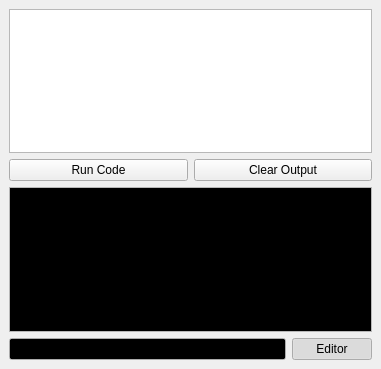
<?xml version="1.0" encoding="UTF-8"?>
<ui version="4.0">
 <class>Dock_Script_Log</class>
 <widget class="QDockWidget" name="Dock_Script_Log">
  <property name="geometry">
   <rect>
    <x>0</x>
    <y>0</y>
    <width>381</width>
    <height>369</height>
   </rect>
  </property>
  <property name="windowIcon">
   <iconset theme="utilities-terminal">
    <normaloff/>
   </iconset>
  </property>
  <property name="windowTitle">
   <string>Script Console</string>
  </property>
  <widget class="QWidget" name="dockWidgetContents">
   <layout class="QGridLayout" name="gridLayout">
    <item row="0" column="0" colspan="2">
     <widget class="QFrame" name="frame_advanced">
      <property name="frameShape">
       <enum>QFrame::NoFrame</enum>
      </property>
      <property name="frameShadow">
       <enum>QFrame::Raised</enum>
      </property>
      <layout class="QVBoxLayout" name="verticalLayout_2">
       <property name="leftMargin">
        <number>0</number>
       </property>
       <property name="topMargin">
        <number>0</number>
       </property>
       <property name="rightMargin">
        <number>0</number>
       </property>
       <property name="bottomMargin">
        <number>0</number>
       </property>
       <item>
        <widget class="Script_Edit" name="source_editor">
         <property name="lineWrapMode">
          <enum>QPlainTextEdit::NoWrap</enum>
         </property>
         <property name="tabStopWidth">
          <number>20</number>
         </property>
        </widget>
       </item>
       <item>
        <layout class="QHBoxLayout" name="horizontalLayout">
         <item>
          <widget class="QPushButton" name="button_run">
           <property name="text">
            <string>Run Code</string>
           </property>
           <property name="icon">
            <iconset theme="debug-run">
             <normaloff/>
            </iconset>
           </property>
          </widget>
         </item>
         <item>
          <widget class="QPushButton" name="button_clear_output">
           <property name="text">
            <string>Clear Output</string>
           </property>
           <property name="icon">
            <iconset theme="edit-clear-list">
             <normaloff/>
            </iconset>
           </property>
          </widget>
         </item>
        </layout>
       </item>
      </layout>
     </widget>
    </item>
    <item row="1" column="0" colspan="2">
     <widget class="Copyable_Text_Browser" name="text_output">
      <property name="palette">
       <palette>
        <active>
         <colorrole role="Text">
          <brush brushstyle="SolidPattern">
           <color alpha="255">
            <red>255</red>
            <green>255</green>
            <blue>255</blue>
           </color>
          </brush>
         </colorrole>
         <colorrole role="Base">
          <brush brushstyle="SolidPattern">
           <color alpha="255">
            <red>0</red>
            <green>0</green>
            <blue>0</blue>
           </color>
          </brush>
         </colorrole>
        </active>
        <inactive>
         <colorrole role="Text">
          <brush brushstyle="SolidPattern">
           <color alpha="255">
            <red>255</red>
            <green>255</green>
            <blue>255</blue>
           </color>
          </brush>
         </colorrole>
         <colorrole role="Base">
          <brush brushstyle="SolidPattern">
           <color alpha="255">
            <red>0</red>
            <green>0</green>
            <blue>0</blue>
           </color>
          </brush>
         </colorrole>
        </inactive>
        <disabled>
         <colorrole role="Text">
          <brush brushstyle="SolidPattern">
           <color alpha="255">
            <red>190</red>
            <green>190</green>
            <blue>190</blue>
           </color>
          </brush>
         </colorrole>
         <colorrole role="Base">
          <brush brushstyle="SolidPattern">
           <color alpha="255">
            <red>239</red>
            <green>235</green>
            <blue>231</blue>
           </color>
          </brush>
         </colorrole>
        </disabled>
       </palette>
      </property>
      <property name="font">
       <font>
        <family>Monospace</family>
       </font>
      </property>
      <property name="undoRedoEnabled">
       <bool>false</bool>
      </property>
      <property name="textInteractionFlags">
       <set>Qt::LinksAccessibleByKeyboard|Qt::LinksAccessibleByMouse|Qt::TextBrowserInteraction|Qt::TextSelectableByKeyboard|Qt::TextSelectableByMouse</set>
      </property>
     </widget>
    </item>
    <item row="2" column="0">
     <widget class="History_Line_Edit" name="script_input">
      <property name="palette">
       <palette>
        <active>
         <colorrole role="Text">
          <brush brushstyle="SolidPattern">
           <color alpha="255">
            <red>0</red>
            <green>255</green>
            <blue>0</blue>
           </color>
          </brush>
         </colorrole>
         <colorrole role="Base">
          <brush brushstyle="SolidPattern">
           <color alpha="255">
            <red>0</red>
            <green>0</green>
            <blue>0</blue>
           </color>
          </brush>
         </colorrole>
        </active>
        <inactive>
         <colorrole role="Text">
          <brush brushstyle="SolidPattern">
           <color alpha="255">
            <red>0</red>
            <green>255</green>
            <blue>0</blue>
           </color>
          </brush>
         </colorrole>
         <colorrole role="Base">
          <brush brushstyle="SolidPattern">
           <color alpha="255">
            <red>0</red>
            <green>0</green>
            <blue>0</blue>
           </color>
          </brush>
         </colorrole>
        </inactive>
        <disabled>
         <colorrole role="Text">
          <brush brushstyle="SolidPattern">
           <color alpha="255">
            <red>190</red>
            <green>190</green>
            <blue>190</blue>
           </color>
          </brush>
         </colorrole>
         <colorrole role="Base">
          <brush brushstyle="SolidPattern">
           <color alpha="255">
            <red>239</red>
            <green>235</green>
            <blue>231</blue>
           </color>
          </brush>
         </colorrole>
        </disabled>
       </palette>
      </property>
      <property name="font">
       <font>
        <family>Monospace</family>
       </font>
      </property>
     </widget>
    </item>
    <item row="2" column="1">
     <widget class="QPushButton" name="button_editor">
      <property name="text">
       <string>Editor</string>
      </property>
      <property name="icon">
       <iconset theme="accessories-text-editor">
        <normaloff/>
       </iconset>
      </property>
      <property name="checkable">
       <bool>true</bool>
      </property>
      <property name="checked">
       <bool>true</bool>
      </property>
     </widget>
    </item>
   </layout>
  </widget>
 </widget>
 <customwidgets>
  <customwidget>
   <class>History_Line_Edit</class>
   <extends>QLineEdit</extends>
   <header>history_line_edit.hpp</header>
  </customwidget>
  <customwidget>
   <class>Copyable_Text_Browser</class>
   <extends>QTextBrowser</extends>
   <header>copyable_text_browser.hpp</header>
  </customwidget>
  <customwidget>
   <class>Script_Edit</class>
   <extends>QPlainTextEdit</extends>
   <header>script_edit.hpp</header>
  </customwidget>
 </customwidgets>
 <tabstops>
  <tabstop>text_output</tabstop>
 </tabstops>
 <resources/>
 <connections>
  <connection>
   <sender>button_editor</sender>
   <signal>toggled(bool)</signal>
   <receiver>frame_advanced</receiver>
   <slot>setVisible(bool)</slot>
   <hints>
    <hint type="sourcelabel">
     <x>324</x>
     <y>350</y>
    </hint>
    <hint type="destinationlabel">
     <x>368</x>
     <y>185</y>
    </hint>
   </hints>
  </connection>
 </connections>
</ui>
